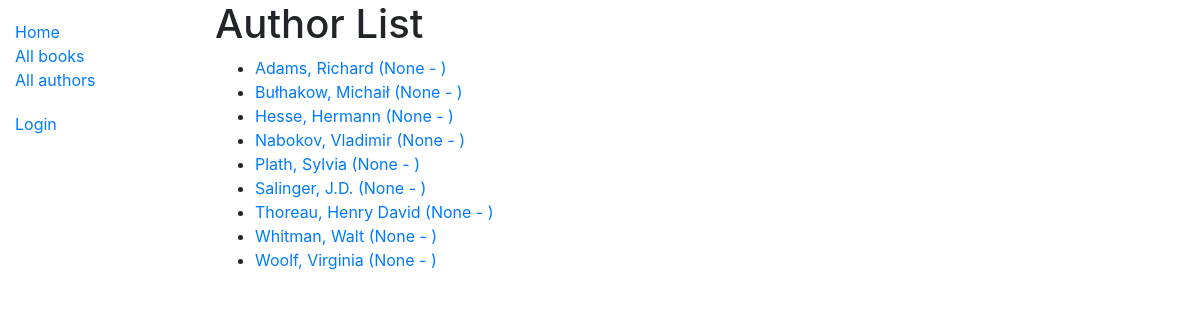
The app's page /catalog/authors/, older data.
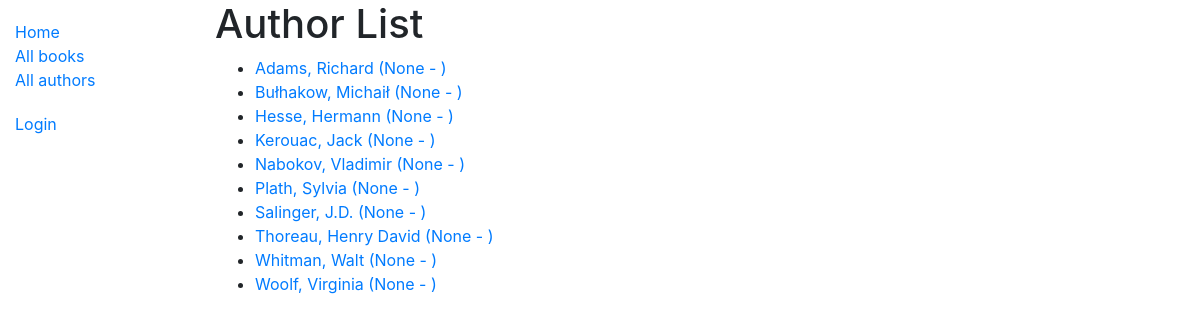
The same page, newer data.
### catalog/models.py (models this page shows)
class Author(models.Model):
    first_name = models.CharField(max_length=100)
    last_name = models.CharField(max_length=100)
    date_of_birth = models.DateField(null=True, blank=True)
    date_of_death = models.DateField('Died', null=True, blank=True)
    class Meta:
        ordering = ['last_name', 'first_name']
    def get_absolute_url(self):
        return reverse('author-detail', args=[str(self.id)])
    def __str__(self):
        return f'{self.last_name}, {self.first_name}'

### catalog/views.py (the view)
# urls.py: path('authors/', views.AuthorListView.as_view(), name='authors'),
class AuthorListView(generic.ListView):
    model = Author
    paginate_by = 10

### catalog/templates/catalog/author_list.html
{% extends "base_generic.html" %}
{% block content %}
  <h1>Author List</h1>
  {% if author_list %}
  <ul>
    {% for author in author_list %}
      <li>
        <a href="{{ author.get_absolute_url }}">
        {{ author }} ({{author.date_of_birth}} - {% if author.date_of_death %}{{author.date_of_death}}{% endif %})
        </a>
      </li>
    {% endfor %}
  </ul>
  {% else %}
    <p>There are no authors available.</p>
  {% endif %}
{% endblock %}

Row changes from the older to the newer data that the page shows:
added Author: last_name+first_name "Kerouac, Jack", date_of_birth "None"
